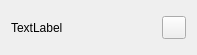
<?xml version="1.0" encoding="UTF-8"?>
<ui version="4.0">
 <class>Elpida::ListItemWithButton</class>
 <widget class="QWidget" name="Elpida::ListItemWithButton">
  <property name="geometry">
   <rect>
    <x>0</x>
    <y>0</y>
    <width>197</width>
    <height>55</height>
   </rect>
  </property>
  <property name="styleSheet">
   <string notr="true">QLabel {
	background-color: transparent;
}</string>
  </property>
  <layout class="QHBoxLayout" name="horizontalLayout">
   <item>
    <widget class="QLabel" name="lblName">
     <property name="sizePolicy">
      <sizepolicy hsizetype="Expanding" vsizetype="Preferred">
       <horstretch>0</horstretch>
       <verstretch>0</verstretch>
      </sizepolicy>
     </property>
     <property name="text">
      <string>TextLabel</string>
     </property>
    </widget>
   </item>
   <item>
    <widget class="QToolButton" name="pbButton">
     <property name="icon">
      <iconset resource="Images.qrc">
       <normaloff>:/Wrench.svg</normaloff>:/Wrench.svg</iconset>
     </property>
    </widget>
   </item>
  </layout>
 </widget>
 <resources>
  <include location="Images.qrc"/>
 </resources>
 <connections/>
</ui>
